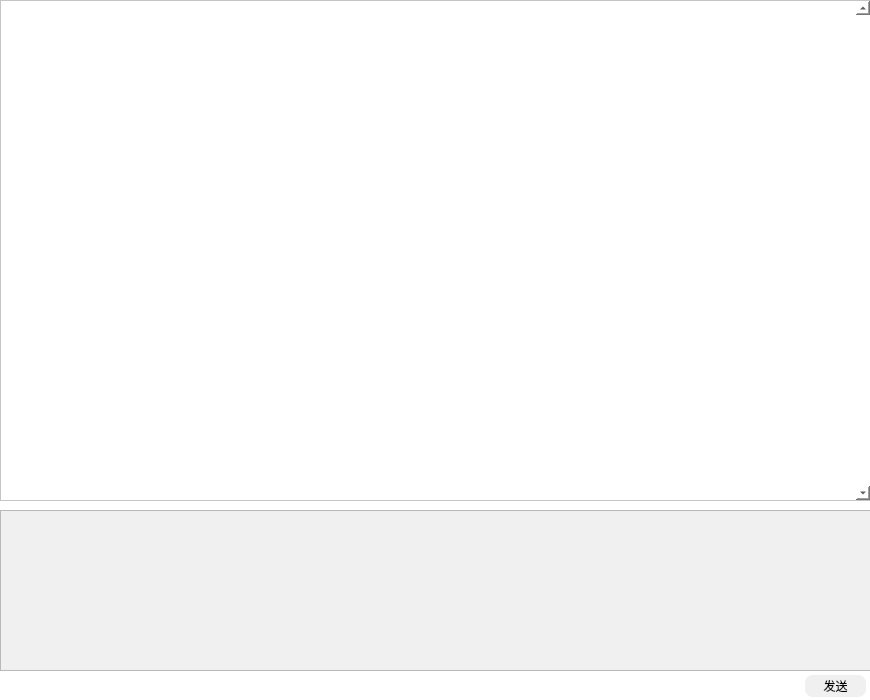
<?xml version="1.0" encoding="UTF-8"?>
<ui version="4.0">
 <class>uichatpage</class>
 <widget class="QWidget" name="uichatpage">
  <property name="geometry">
   <rect>
    <x>0</x>
    <y>0</y>
    <width>870</width>
    <height>700</height>
   </rect>
  </property>
  <property name="windowTitle">
   <string>Form</string>
  </property>
  <property name="styleSheet">
   <string notr="true">background-color: rgb(255, 255, 255);</string>
  </property>
  <widget class="QTextEdit" name="sendMsgBlock">
   <property name="geometry">
    <rect>
     <x>0</x>
     <y>510</y>
     <width>871</width>
     <height>161</height>
    </rect>
   </property>
   <property name="focusPolicy">
    <enum>Qt::StrongFocus</enum>
   </property>
   <property name="styleSheet">
    <string notr="true">background-color: rgb(240, 240, 240);
font: 16pt &quot;Microsoft YaHei UI&quot;;</string>
   </property>
   <property name="horizontalScrollBarPolicy">
    <enum>Qt::ScrollBarAlwaysOff</enum>
   </property>
   <property name="acceptRichText">
    <bool>false</bool>
   </property>
  </widget>
  <widget class="QScrollArea" name="recvMsgBlock">
   <property name="geometry">
    <rect>
     <x>0</x>
     <y>0</y>
     <width>871</width>
     <height>501</height>
    </rect>
   </property>
   <property name="focusPolicy">
    <enum>Qt::StrongFocus</enum>
   </property>
   <property name="styleSheet">
    <string notr="true"/>
   </property>
   <property name="verticalScrollBarPolicy">
    <enum>Qt::ScrollBarAlwaysOn</enum>
   </property>
   <property name="horizontalScrollBarPolicy">
    <enum>Qt::ScrollBarAlwaysOff</enum>
   </property>
   <property name="widgetResizable">
    <bool>true</bool>
   </property>
   <widget class="QWidget" name="recvMsgBlockContent">
    <property name="geometry">
     <rect>
      <x>0</x>
      <y>0</y>
      <width>852</width>
      <height>499</height>
     </rect>
    </property>
   </widget>
  </widget>
  <widget class="QToolButton" name="sendMsgButton">
   <property name="geometry">
    <rect>
     <x>805</x>
     <y>675</y>
     <width>61</width>
     <height>22</height>
    </rect>
   </property>
   <property name="styleSheet">
    <string notr="true">background-color: rgb(240, 240, 240);
border-radius : 8px;</string>
   </property>
   <property name="text">
    <string>发送</string>
   </property>
  </widget>
 </widget>
 <resources/>
 <connections/>
</ui>
